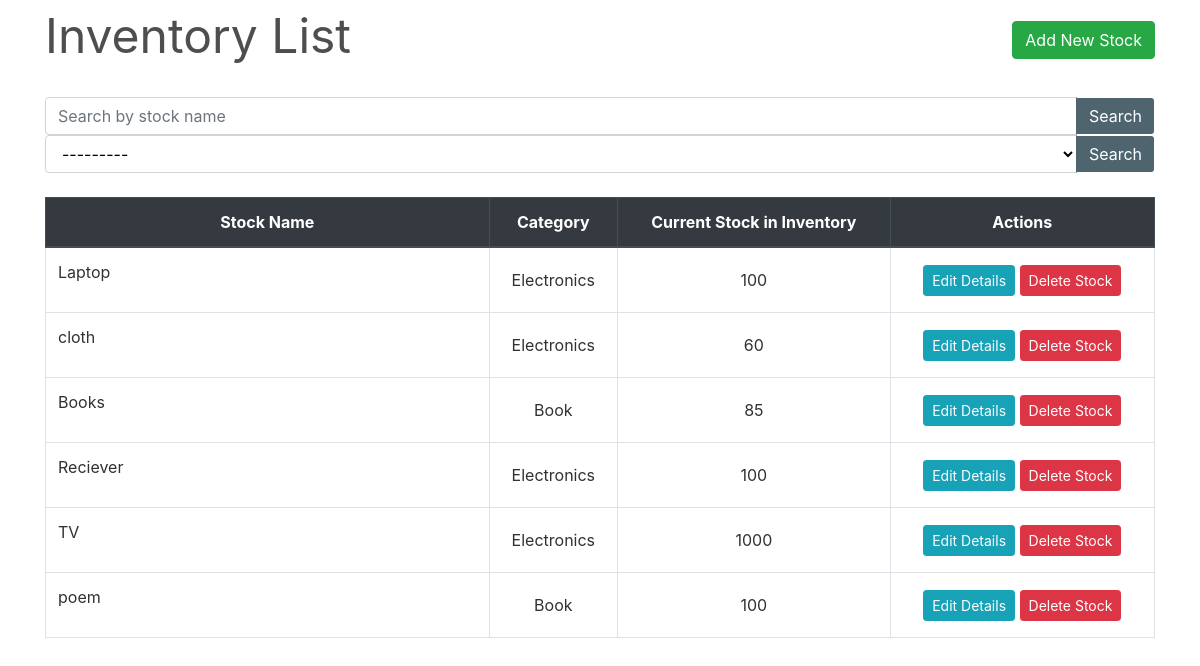
Screenshot of /inventory/ with the database file from the repository.
### inventory/models.py (models this page shows, shortened)
class Stock(models.Model):
    id = models.AutoField(primary_key=True)
    name = models.CharField(max_length=30, unique=True)
    quantity = models.IntegerField(default=1)
    is_deleted = models.BooleanField(default=False)
    category = models.ForeignKey(Category, on_delete=models.CASCADE, default='1')
    status = models.CharField(max_length=10, choices=CHOICES, default='1')

class Category(models.Model):
	name = models.CharField(max_length=255,default=1)
	status = models.CharField(max_length=10, choices=CHOICES, default='1')
	def __str__(self):
		return self.name

### inventory/views.py (the view)
class StockListView(FilterView):
    filterset_class = StockFilter
    queryset = Stock.objects.filter(is_deleted=False)
    template_name = 'inventory.html'
    paginate_by = 10

### inventory/templates/inventory.html (shortened to what this page needs)
{% extends "base.html" %}
{% load widget_tweaks %}
{% block content %}
    <div class="row" style="color: #4e4e4e; font-style: bold; font-size: 3rem; ">
        <div class="col-md-8">Inventory List</div>
        <div class="col-md-4">
            <div style="float:right;"> <a class="btn btn-success" href="{% url 'new-stock' %}">Add New Stock</a> </div>
        </div>
    </div>
    <div style="border-bottom: 1px solid white;"></div>
    <br>
    <table class="table table-css table-bordered table-hover">
        <form method="get">
            <div class="input-group search">
                {% render_field filter.form.name class="form-control textinput" placeholder="Search by stock name" %}
                <div class="input-group-append">
                   <button type="submit" class="btn btn-pink"> Search </button>
                </div>
            </div>
        </form>
        <form method="get">
            <div class="input-group search">
                {% render_field filter.form.category class="form-control textinput" placeholder="Search by category" %}
                <div class="input-group-append">
                   <button type="submit" class="btn btn-pink"> Search </button>
                </div>
            </div>
        </form>
        <br>
        <thead class="thead-dark align-middle">
            <tr>
                <th width="40%">Stock Name</th>
                <th>Category</th>
                <th>Current Stock in Inventory</th>
                <th>Actions</th>
            </tr>
        </thead>
{% if object_list %}
        <tbody>
            {% for stock in object_list %}
                <tr>
                    <td>
                        <p>{{ stock.name }}</p>
                    </td>
                    <td class="align-middle">{{ stock.category }}</td>
                    <td class="align-middle">{{ stock.quantity }}</td>
                    <td class="align-middle">
                        <a href="{% url 'edit-stock' stock.pk %}" class="btn btn-info btn-sm">Edit Details</a>
                        <a href="{% url 'delete-stock' stock.pk %}" class="btn btn-danger btn-sm"> Delete Stock </a>
                    </td>
                </tr>
            {% endfor %}
        </tbody>
    </table>
{% else %}
        <tbody></tbody>
    </table>
    <br><br><br><br><br><br><br><br>
    <div style="color: #575757; font-style: bold; font-size: 1.5rem; text-align: center;">The records are empty. Please try adding some.</div>
{% endif %}
{% endblock content %}

### homepage/templates/base.html (shortened to what this page needs)
{% load static %}
<!DOCTYPE html>
<html lang="en">
<head>
    <link rel="stylesheet" type="text/css" href="{% static 'bootstrap/bootstrap.min.css' %}">
    <link rel="stylesheet" href="https://use.fontawesome.com/releases/v5.7.0/css/all.css">
    <link rel="stylesheet" type="text/css" href="{% static 'css/main.css' %}">
    <link rel="stylesheet" type="text/css" href="{% static 'css/sidebar copy.css' %}">
    <link rel="stylesheet" type="text/css" href="{% static 'css/dialogbox.css' %}">
</head>
<body>
    <main id="wrapper">
                    <div class="container">
                        {% block content %}{% endblock content %}
                    </div>
            <br>
    </main>
</body>
</html>

### homepage/static/css/main.css (style rules this page uses)
body, html { height: 100%; }
p { color: rgb(49, 49, 49); }
a { color: #55b159; }
.table-css { color: #313131; }
.align-middle { text-align: center; }
.textinput { background-color: #ffffff; color: black; }
.btn-pink { color: #fff; background-color: #4e6570; border-color: #fff; border-left-color: #4e6570; }

### homepage/static/css/sidebar copy.css (style rules this page uses)
#wrapper { display: flex; width: 100%; align-items: stretch; }

### rows the page displays
Stock: name "Laptop", category "Electronics", quantity "100"
Stock: name "cloth", category "Electronics", quantity "60"
Stock: name "Books", category "Book", quantity "85"
Stock: name "Reciever", category "Electronics", quantity "100"
Stock: name "TV", category "Electronics", quantity "1000"
Stock: name "poem", category "Book", quantity "100"
